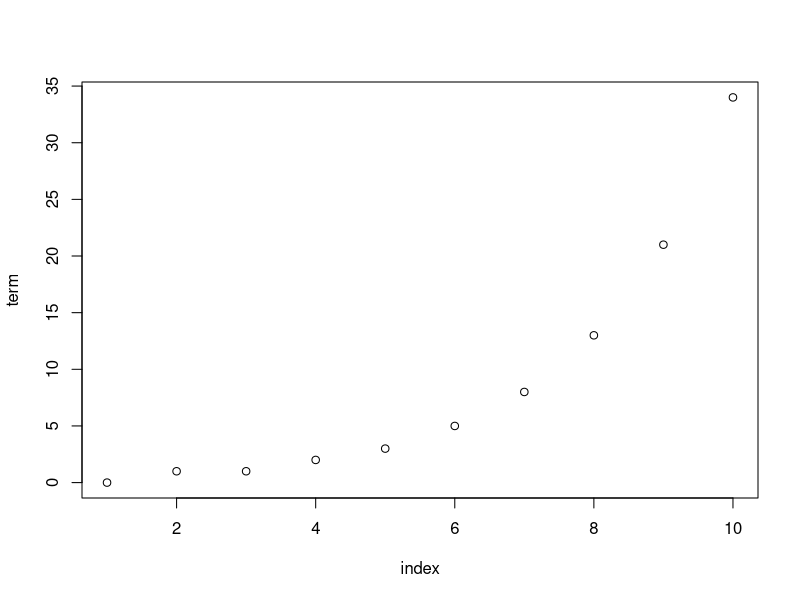
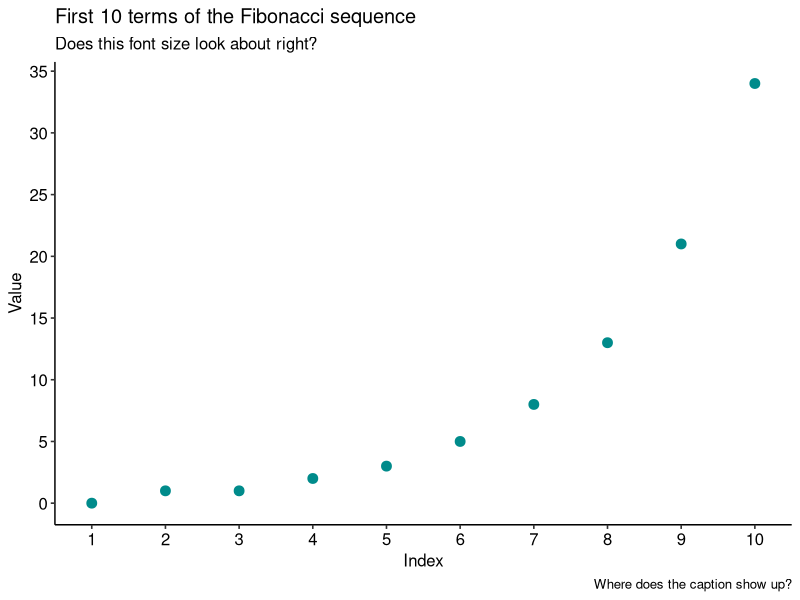
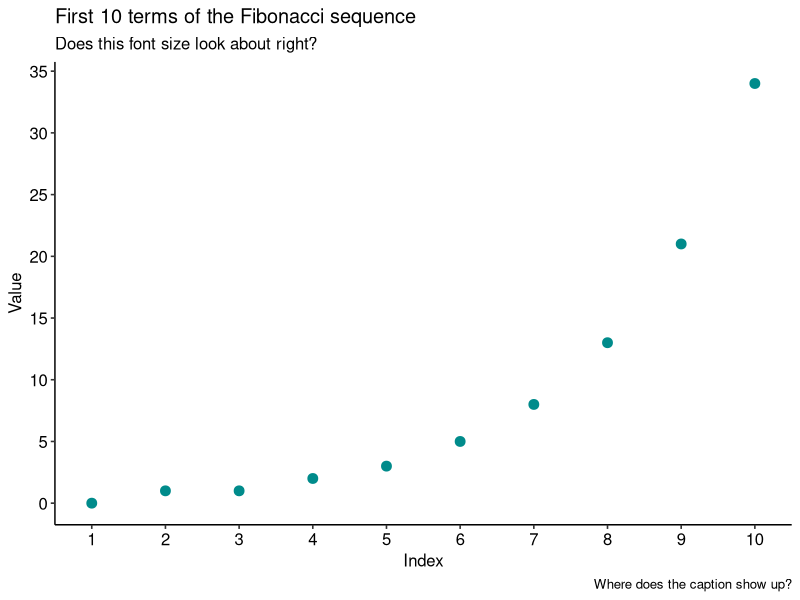

Source code (R) for these figures, in order:
## ---- chunk 1

library(dplyr, quietly = TRUE, warn.conflicts = FALSE)
library(ggplot2, quietly = TRUE)
library(ggpubr, quietly = TRUE)
library(magrittr, quietly = TRUE, warn.conflicts = FALSE)
library(purrr, quietly = TRUE, warn.conflicts = FALSE)

# Get the first 100 terms of the Fibonacci sequence in a tidy format.
fibonacci = 
  tibble(index = seq(1, 10),
         term = c(0, 1, rep(NA, max(index) - 2)))

# This isn't the most satisfying way to do this, but it is concise.
for(i in 3:max(fibonacci$index)) {
  fibonacci$term[[i]] = fibonacci$term[[i - 2]] + fibonacci$term[[i - 1]]
}

# Print terms.
fibonacci %>% print

# Plot terms.
fibonacci %>% plot

# Plot terms again, but this time in a classier figure to test image options.
fibonacci %>% 
  ggplot() +
  geom_point(aes(x = index,
                 y = term),
             color = "darkcyan", 
             size = 3) + 
  scale_x_continuous(expand = c(0.05, 0.05),
                     breaks = 1:10) +
  scale_y_continuous(expand = c(0.05, 0.05),
                     breaks = seq(0, 35, by = 5)) +
  labs(x = "Index",
       y = "Value",
       title = "First 10 terms of the Fibonacci sequence",
       subtitle = "Does this font size look about right?",
       caption = "Where does the caption show up?") +
  theme_pubr()

# Save the classier figure to check the difference in Quarto rendering.
ggsave("troubleshooting_git.png",
       dpi = 300,
       width = 6.5,
       height = 4,
       bg = "transparent")

